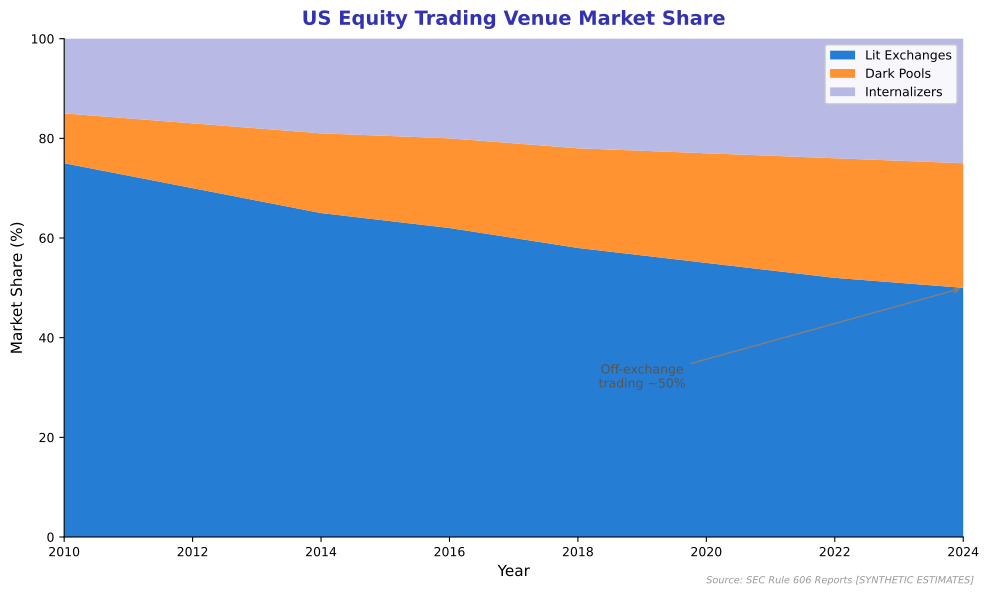

Write Python code to recreate this figure.
"""
Dark Pool Trading Volume
Shows growth of off-exchange trading

Output: dark_pools.pdf
Module: module_04_traditional
Lesson: 41 - Market Microstructure
"""

from pathlib import Path
import matplotlib.pyplot as plt
import numpy as np

plt.rcParams.update({
    'font.size': 10,
    'axes.labelsize': 10,
    'axes.titlesize': 11,
    'xtick.labelsize': 9,
    'ytick.labelsize': 9,
    'legend.fontsize': 9,
    'figure.figsize': (10, 6),
    'figure.dpi': 150
})

MLPURPLE = '#3333B2'
MLBLUE = '#0066CC'
MLORANGE = '#FF7F0E'
MLGREEN = '#2CA02C'
MLLAVENDER = '#ADADE0'

def create_chart():
    fig, ax = plt.subplots(figsize=(10, 6))

    years = [2010, 2012, 2014, 2016, 2018, 2020, 2022, 2024]

    # US equity market share breakdown
    exchanges = [75, 70, 65, 62, 58, 55, 52, 50]
    dark_pools = [10, 13, 16, 18, 20, 22, 24, 25]
    internalizers = [15, 17, 19, 20, 22, 23, 24, 25]

    ax.stackplot(years, exchanges, dark_pools, internalizers,
                 labels=['Lit Exchanges', 'Dark Pools', 'Internalizers'],
                 colors=[MLBLUE, MLORANGE, MLLAVENDER], alpha=0.85)

    ax.set_xlabel('Year', fontsize=11)
    ax.set_ylabel('Market Share (%)', fontsize=11)
    ax.set_title('US Equity Trading Venue Market Share', fontsize=14,
                 fontweight='bold', color=MLPURPLE, pad=10)

    ax.legend(loc='upper right', framealpha=0.9)
    ax.set_xlim(2010, 2024)
    ax.set_ylim(0, 100)

    # Add annotation
    ax.annotate('Off-exchange\ntrading ~50%', xy=(2024, 50), xytext=(2019, 30),
                fontsize=9, arrowprops=dict(arrowstyle='->', color='gray'),
                color='#555555', ha='center')

    ax.spines['top'].set_visible(False)
    ax.spines['right'].set_visible(False)

    fig.text(0.98, 0.02, 'Source: SEC Rule 606 Reports [SYNTHETIC ESTIMATES]',
             fontsize=7, color='#999999', ha='right', style='italic')

    plt.tight_layout()

    output_path = Path(__file__).parent / 'dark_pools.pdf'
    plt.savefig(output_path, format='pdf', dpi=300, bbox_inches='tight')
    plt.close()
    print(f"Chart saved to: {output_path}")
    return output_path

if __name__ == '__main__':
    create_chart()
